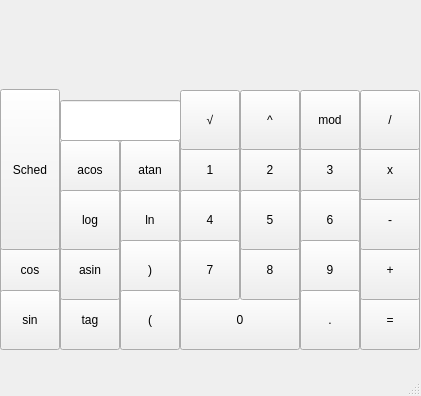
<?xml version="1.0" encoding="UTF-8"?>
<ui version="4.0">
 <class>MainWindow</class>
 <widget class="QMainWindow" name="MainWindow">
  <property name="geometry">
   <rect>
    <x>0</x>
    <y>0</y>
    <width>421</width>
    <height>396</height>
   </rect>
  </property>
  <property name="windowTitle">
   <string>MainWindow</string>
  </property>
  <widget class="QWidget" name="centralwidget">
   <widget class="QPushButton" name="pushButton_number_0">
    <property name="geometry">
     <rect>
      <x>180</x>
      <y>290</y>
      <width>120</width>
      <height>60</height>
     </rect>
    </property>
    <property name="text">
     <string>0</string>
    </property>
    <property name="shortcut">
     <string>0</string>
    </property>
   </widget>
   <widget class="QPushButton" name="pushButton_number_1">
    <property name="geometry">
     <rect>
      <x>180</x>
      <y>140</y>
      <width>60</width>
      <height>60</height>
     </rect>
    </property>
    <property name="text">
     <string>1</string>
    </property>
    <property name="shortcut">
     <string>1</string>
    </property>
   </widget>
   <widget class="QPushButton" name="pushButton_number_2">
    <property name="geometry">
     <rect>
      <x>240</x>
      <y>140</y>
      <width>60</width>
      <height>60</height>
     </rect>
    </property>
    <property name="text">
     <string>2</string>
    </property>
    <property name="shortcut">
     <string>2</string>
    </property>
   </widget>
   <widget class="QPushButton" name="pushButton_number_3">
    <property name="geometry">
     <rect>
      <x>300</x>
      <y>140</y>
      <width>60</width>
      <height>60</height>
     </rect>
    </property>
    <property name="text">
     <string>3</string>
    </property>
    <property name="shortcut">
     <string>3</string>
    </property>
   </widget>
   <widget class="QPushButton" name="pushButton_number_4">
    <property name="geometry">
     <rect>
      <x>180</x>
      <y>190</y>
      <width>60</width>
      <height>60</height>
     </rect>
    </property>
    <property name="text">
     <string>4</string>
    </property>
    <property name="shortcut">
     <string>4</string>
    </property>
   </widget>
   <widget class="QPushButton" name="pushButton_number_8">
    <property name="geometry">
     <rect>
      <x>240</x>
      <y>240</y>
      <width>60</width>
      <height>60</height>
     </rect>
    </property>
    <property name="text">
     <string>8</string>
    </property>
    <property name="shortcut">
     <string>8</string>
    </property>
   </widget>
   <widget class="QPushButton" name="pushButton_number_7">
    <property name="geometry">
     <rect>
      <x>180</x>
      <y>240</y>
      <width>60</width>
      <height>60</height>
     </rect>
    </property>
    <property name="text">
     <string>7</string>
    </property>
    <property name="shortcut">
     <string>7</string>
    </property>
   </widget>
   <widget class="QPushButton" name="pushButton_number_6">
    <property name="geometry">
     <rect>
      <x>300</x>
      <y>190</y>
      <width>60</width>
      <height>60</height>
     </rect>
    </property>
    <property name="text">
     <string>6</string>
    </property>
    <property name="shortcut">
     <string>6</string>
    </property>
   </widget>
   <widget class="QPushButton" name="pushButton_number_5">
    <property name="geometry">
     <rect>
      <x>240</x>
      <y>190</y>
      <width>60</width>
      <height>60</height>
     </rect>
    </property>
    <property name="text">
     <string>5</string>
    </property>
    <property name="shortcut">
     <string>5</string>
    </property>
   </widget>
   <widget class="QPushButton" name="pushButton_number_9">
    <property name="geometry">
     <rect>
      <x>300</x>
      <y>240</y>
      <width>60</width>
      <height>60</height>
     </rect>
    </property>
    <property name="text">
     <string>9</string>
    </property>
    <property name="shortcut">
     <string>9</string>
    </property>
   </widget>
   <widget class="QPushButton" name="pushButton_dot">
    <property name="geometry">
     <rect>
      <x>300</x>
      <y>290</y>
      <width>60</width>
      <height>60</height>
     </rect>
    </property>
    <property name="text">
     <string>.</string>
    </property>
    <property name="shortcut">
     <string>.</string>
    </property>
   </widget>
   <widget class="QPushButton" name="pushButto_equal">
    <property name="geometry">
     <rect>
      <x>360</x>
      <y>290</y>
      <width>60</width>
      <height>60</height>
     </rect>
    </property>
    <property name="text">
     <string>=</string>
    </property>
    <property name="shortcut">
     <string>Return</string>
    </property>
   </widget>
   <widget class="QPushButton" name="pushButton_sum">
    <property name="geometry">
     <rect>
      <x>360</x>
      <y>240</y>
      <width>60</width>
      <height>60</height>
     </rect>
    </property>
    <property name="text">
     <string>+</string>
    </property>
    <property name="shortcut">
     <string>+</string>
    </property>
   </widget>
   <widget class="QPushButton" name="pushButton_min">
    <property name="geometry">
     <rect>
      <x>360</x>
      <y>190</y>
      <width>60</width>
      <height>60</height>
     </rect>
    </property>
    <property name="text">
     <string>-</string>
    </property>
    <property name="shortcut">
     <string>-</string>
    </property>
   </widget>
   <widget class="QPushButton" name="pushButton_mult">
    <property name="geometry">
     <rect>
      <x>360</x>
      <y>140</y>
      <width>60</width>
      <height>60</height>
     </rect>
    </property>
    <property name="text">
     <string>x</string>
    </property>
   </widget>
   <widget class="QPushButton" name="pushButton_div">
    <property name="geometry">
     <rect>
      <x>360</x>
      <y>90</y>
      <width>60</width>
      <height>60</height>
     </rect>
    </property>
    <property name="text">
     <string>/</string>
    </property>
    <property name="shortcut">
     <string>/</string>
    </property>
   </widget>
   <widget class="QPushButton" name="pushButton_cos">
    <property name="geometry">
     <rect>
      <x>0</x>
      <y>240</y>
      <width>60</width>
      <height>60</height>
     </rect>
    </property>
    <property name="text">
     <string>cos</string>
    </property>
   </widget>
   <widget class="QPushButton" name="pushButton_mod">
    <property name="geometry">
     <rect>
      <x>300</x>
      <y>90</y>
      <width>60</width>
      <height>60</height>
     </rect>
    </property>
    <property name="text">
     <string>mod</string>
    </property>
   </widget>
   <widget class="QPushButton" name="pushButton_pow">
    <property name="geometry">
     <rect>
      <x>240</x>
      <y>90</y>
      <width>60</width>
      <height>60</height>
     </rect>
    </property>
    <property name="text">
     <string>^</string>
    </property>
   </widget>
   <widget class="QPushButton" name="pushButton_root">
    <property name="geometry">
     <rect>
      <x>180</x>
      <y>90</y>
      <width>60</width>
      <height>60</height>
     </rect>
    </property>
    <property name="text">
     <string>√</string>
    </property>
   </widget>
   <widget class="QPushButton" name="pushButton_sin">
    <property name="geometry">
     <rect>
      <x>0</x>
      <y>290</y>
      <width>60</width>
      <height>60</height>
     </rect>
    </property>
    <property name="text">
     <string>sin</string>
    </property>
   </widget>
   <widget class="QPushButton" name="pushButton_tag">
    <property name="geometry">
     <rect>
      <x>60</x>
      <y>290</y>
      <width>60</width>
      <height>60</height>
     </rect>
    </property>
    <property name="text">
     <string>tag</string>
    </property>
   </widget>
   <widget class="QPushButton" name="pushButton_atan">
    <property name="geometry">
     <rect>
      <x>120</x>
      <y>140</y>
      <width>60</width>
      <height>60</height>
     </rect>
    </property>
    <property name="text">
     <string>atan</string>
    </property>
   </widget>
   <widget class="QPushButton" name="pushButton_acos">
    <property name="geometry">
     <rect>
      <x>60</x>
      <y>140</y>
      <width>60</width>
      <height>60</height>
     </rect>
    </property>
    <property name="text">
     <string>acos</string>
    </property>
   </widget>
   <widget class="QPushButton" name="pushButton_asin">
    <property name="geometry">
     <rect>
      <x>60</x>
      <y>240</y>
      <width>60</width>
      <height>60</height>
     </rect>
    </property>
    <property name="text">
     <string>asin</string>
    </property>
   </widget>
   <widget class="QPushButton" name="pushButton_ln">
    <property name="geometry">
     <rect>
      <x>120</x>
      <y>190</y>
      <width>60</width>
      <height>60</height>
     </rect>
    </property>
    <property name="text">
     <string>ln</string>
    </property>
   </widget>
   <widget class="QPushButton" name="pushButton_log">
    <property name="geometry">
     <rect>
      <x>60</x>
      <y>190</y>
      <width>60</width>
      <height>60</height>
     </rect>
    </property>
    <property name="text">
     <string>log</string>
    </property>
   </widget>
   <widget class="QPushButton" name="pushButton_right_breaket">
    <property name="geometry">
     <rect>
      <x>120</x>
      <y>240</y>
      <width>60</width>
      <height>60</height>
     </rect>
    </property>
    <property name="text">
     <string>)</string>
    </property>
   </widget>
   <widget class="QPushButton" name="pushButton_left_breaket">
    <property name="geometry">
     <rect>
      <x>120</x>
      <y>290</y>
      <width>60</width>
      <height>60</height>
     </rect>
    </property>
    <property name="text">
     <string>(</string>
    </property>
   </widget>
   <widget class="QLabel" name="label">
    <property name="geometry">
     <rect>
      <x>20</x>
      <y>10</y>
      <width>391</width>
      <height>61</height>
     </rect>
    </property>
    <property name="layoutDirection">
     <enum>Qt::LeftToRight</enum>
    </property>
    <property name="text">
     <string/>
    </property>
    <property name="alignment">
     <set>Qt::AlignRight|Qt::AlignTrailing|Qt::AlignVCenter</set>
    </property>
   </widget>
   <widget class="QPushButton" name="pushButton">
    <property name="geometry">
     <rect>
      <x>0</x>
      <y>89</y>
      <width>60</width>
      <height>161</height>
     </rect>
    </property>
    <property name="text">
     <string>Sched</string>
    </property>
   </widget>
   <widget class="QLineEdit" name="lineEdit">
    <property name="geometry">
     <rect>
      <x>60</x>
      <y>100</y>
      <width>121</width>
      <height>41</height>
     </rect>
    </property>
   </widget>
  </widget>
  <widget class="QMenuBar" name="menubar">
   <property name="geometry">
    <rect>
     <x>0</x>
     <y>0</y>
     <width>421</width>
     <height>24</height>
    </rect>
   </property>
  </widget>
  <widget class="QStatusBar" name="statusbar"/>
 </widget>
 <resources/>
 <connections>
  <connection>
   <sender>pushButton_number_1</sender>
   <signal>clicked()</signal>
   <receiver>label</receiver>
   <slot>update()</slot>
   <hints>
    <hint type="sourcelabel">
     <x>363</x>
     <y>199</y>
    </hint>
    <hint type="destinationlabel">
     <x>384</x>
     <y>78</y>
    </hint>
   </hints>
  </connection>
 </connections>
</ui>
